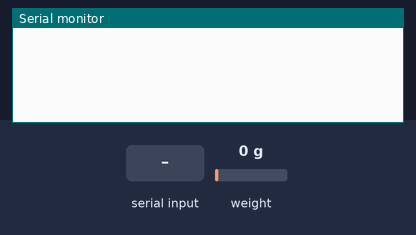
The sketch below on a simulated Arduino Uno, built with avr-gcc and run on an emulated ATmega328P. Shown: the last lines printed to the serial monitor. The inputs (shaded band) are chosen by the test bench; at power-on: weight on the scale 0 g.

Above: at 2.8 s.
2.9 s: "+\n" received over Serial
At 4.44 s:
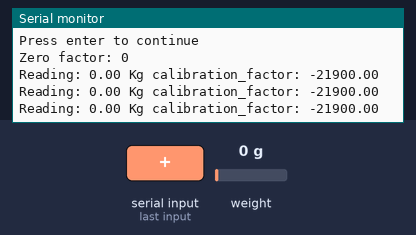
5.5 s: weight on the scale set to 100 g
At 5.55 s:
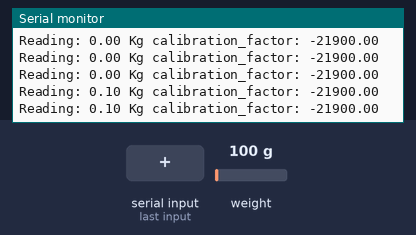
7.0 s: byte 43 ('+') received over Serial
At 7.07 s:
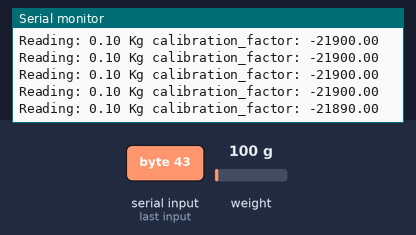
11.2 s: byte 97 ('a') received over Serial
At 11.33 s:
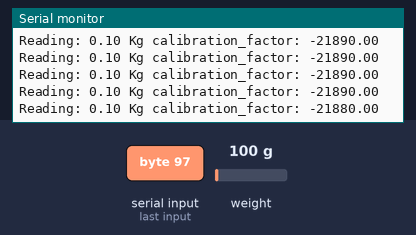
15.4 s: "a\n" received over Serial
At 15.59 s:
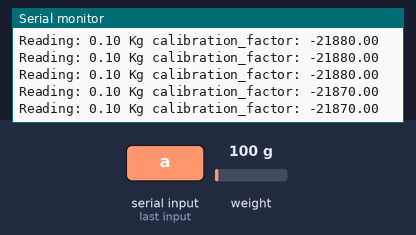
19.6 s: weight on the scale set to 1250 g
At 19.64 s:
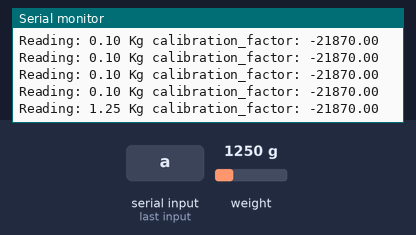
Timing chart, 0 to 22.1 s (numbered marks = the images above; inputs shaded):
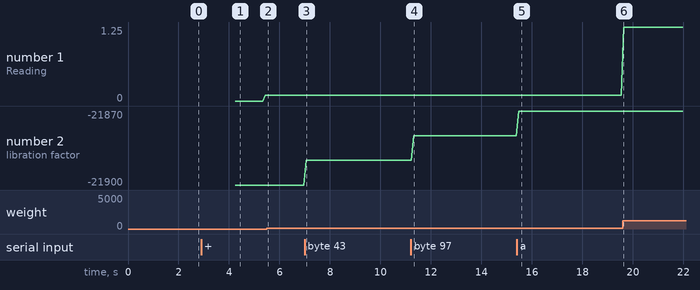

The sketch:

HX711.ino
```cpp
#include "HX711.h"

#define LOADCELL_DOUT_PIN  3
#define LOADCELL_SCK_PIN  2

HX711 scale;

float calibration_factor = -21900;

void setup() {
  scale.begin(LOADCELL_DOUT_PIN, LOADCELL_SCK_PIN);
  scale.set_scale();
  scale.tare(); //Reset the scale to 0

  long zero_factor = scale.read_average(); //Get a baseline reading
  Serial.begin(9600);
  delay(2000);
  Serial.println("HX711 calibration sketch");
  Serial.println("Remove all weight from scale");
  Serial.println("After readings begin, place known weight on scale");
  Serial.println("Press + or a to increase calibration factor");
  Serial.println("Press - or z to decrease calibration factor");
  while(Serial.read()!='\n')
  ;
  Serial.println("Press enter to continue");
  Serial.print("Zero factor: "); //This can be used to remove the need to tare the scale. Useful in permanent scale projects.
  Serial.println(zero_factor);
}

void loop() {

  scale.set_scale(calibration_factor); //Adjust to this calibration factor
  Serial.print("Reading: ");
  Serial.print(scale.get_units(), 2);
  Serial.print(" Kg"); //Change this to kg and re-adjust the calibration factor if you follow SI units like a sane person
  Serial.print(" calibration_factor: ");
  Serial.print(calibration_factor);
  Serial.println();

  if(Serial.available())
  {
    char temp = Serial.read();
    if(temp == '+' || temp == 'a')
      calibration_factor += 10;
    else if(temp == '-' || temp == 'z')
      calibration_factor -= 10;
  }
}
```

Measured:
- after the input at 2.9 s, the serial monitor: prints a new line after 1.3 s (image 1)
- after the input at 5.5 s, the serial monitor: prints a new line after 0.05 s (image 2)
- after the input at 7.0 s, the serial monitor: prints a new line after 0.07 s (image 3)
- after the input at 11.2 s, the serial monitor: prints a new line after 0.12 s (image 4)
- after the input at 15.4 s, the serial monitor: prints a new line after 0.08 s (image 5)
- after the input at 19.6 s, the serial monitor: prints a new line at once (image 6)
- plotted number 1: 0.1 → 1.25 after the input at 19.6 s
- plotted number 2: -21900 → -21890 after the input at 7.0 s, -21890 → -21880 after the input at 11.2 s, -21880 → -21870 after the input at 15.4 s
